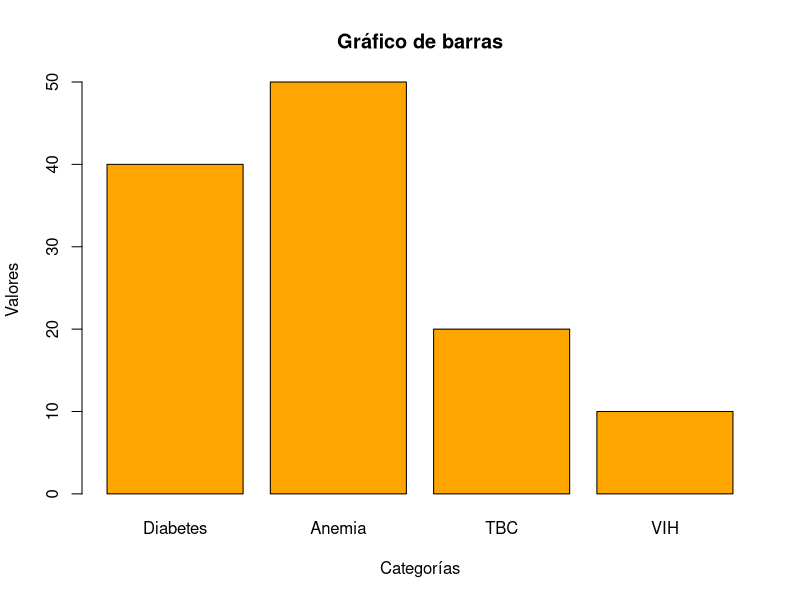

This chart was generated by the following R code:
## ---- chunk 1
Categorias <- c("Diabetes", "Anemia", "TBC", "VIH")
Valores <- c(40, 50, 20, 10)
## ---- chunk 2
barplot(Valores,
        names.arg = Categorias,
        col = "orange",
        main = "Gráfico de barras",
        xlab = "Categorías",
        ylab = "Valores",
        border = "black")
